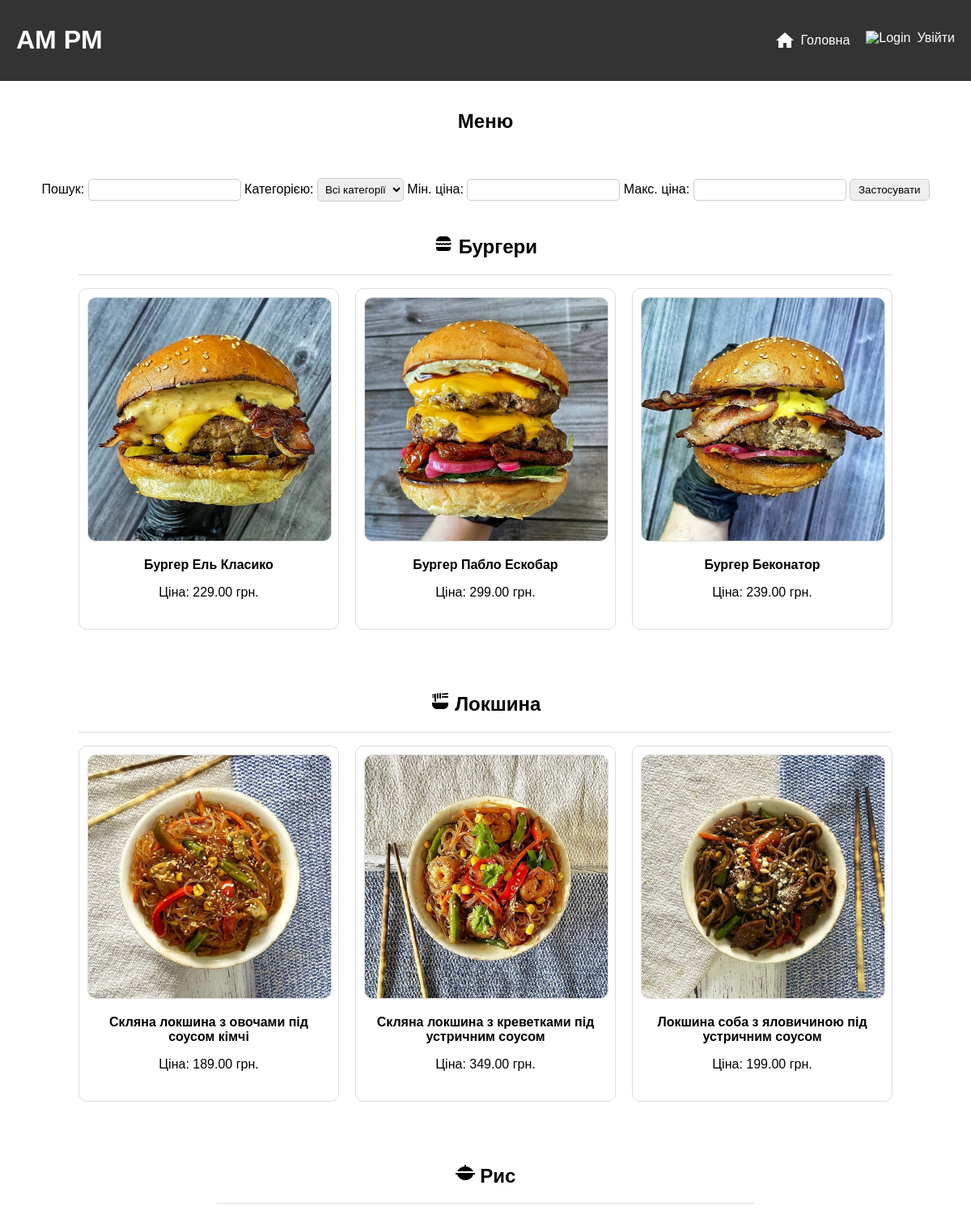
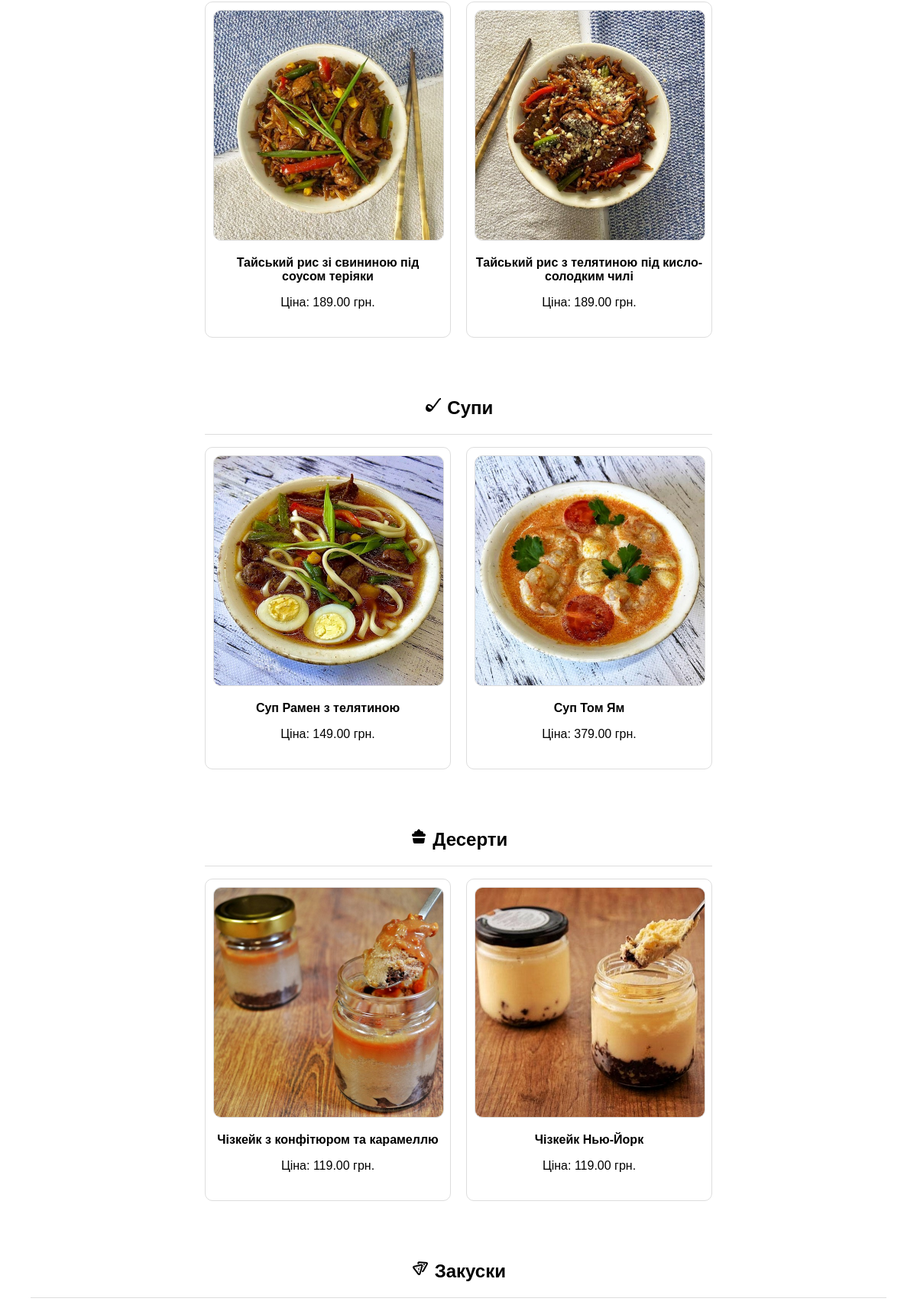
The page / (upper part) on the database its author committed (2 pictures, top to bottom).
### store/models.py (models this page shows, shortened)
class Category(models.Model):
    name = models.CharField(max_length=100)
    icon = models.ImageField(upload_to="media/category_icons/", null=True, blank=True)
    class Meta:
        verbose_name = "Категорія"
        verbose_name_plural = "Категорії"

class Product(models.Model):
    name = models.CharField(max_length=100)
    description = models.TextField()
    price = models.DecimalField(max_digits=10, decimal_places=2)
    category = models.ForeignKey(Category, on_delete=models.CASCADE)
    image = models.ImageField(upload_to="media/product_images/", null=True, blank=True)
    class Meta:
        verbose_name = "Продукт"
        verbose_name_plural = "Продукти"

### store/views.py (the view)
# urls.py: path("", products_list, name="products_list"),
def products_list(request):
    name_query = request.GET.get("name", "")
    category_filter = request.GET.get("category", "")
    price_min = request.GET.get("price_min")
    price_max = request.GET.get("price_max")
    products = Product.objects.all()
    if name_query:
        products = products.filter(name__icontains=name_query)
    if price_min is not None and price_min.isnumeric():
        products = products.filter(price__gte=price_min)
    if price_max is not None and price_max.isnumeric():
        products = products.filter(price__lte=price_max)
    if category_filter:
        products = products.filter(category__name__icontains=category_filter)
    categories_with_products = Category.objects.filter(
        product__in=products
    ).distinct()
    return render(
        request,
        "store/products.html",
        {
            "categories": categories_with_products,
            "products": products,
            "name_query": name_query,
            "category_filter": category_filter,
            "price_min": price_min,
            "price_max": price_max,
        },
    )

### templates/store/products.html (shortened to what this page needs)
{% extends 'base.html' %}
{% block static %}
{% load static %}
<link rel="stylesheet" type="text/css" href="{% static 'store/css/products.css' %}">
{% endblock %}
{% block main %}Меню{% endblock %}
{% block content %}
    <div class="menu-container">
        <form method="get" action="{% url 'products_list' %}" class="search-form">
            <label for="name">Пошук:</label>
            <input type="text" id="name" name="name" value="{{ name_query }}">
            <label for="category">Категорією:</label>
            <select id="category" name="category">
                <option value="" {% if not category_filter %}selected{% endif %}>Всі категорії</option>
            </select>
            <label for="price_min">Мін. ціна:</label>
            <input type="number" id="price_min" name="price_min" value="{{ price_min }}">
            <label for="price_max">Макс. ціна:</label>
            <input type="number" id="price_max" name="price_max" value="{{ price_max }}">
            <button type="submit">Застосувати</button>
        </form>
        <div class="categories-container">
            {% for category in categories %}
                <div class="category-box">
                    <div class="category-text">
                        <h2>{% if category.icon %}
                            <img src="{{ category.icon.url }}" alt="{{ category.name }}" width="50" height="50">
                        {% endif %} {{ category.name }}</h2>
                    </div>
                    <ul class="products-list">
                        {% for product in products %}
                            {% if product.category == category %}
                                <li class="product-box">
                                    {% if product.image %}
                                        <a href="{% url 'product' product_id=product.id %}">
                                            <img src="{{ product.image.url }}" alt="{{ product.name }}" width="100" height="100">
                                        </a>
                                    {% endif %}
                                    <div class="product-info">
                                        <strong>{{ product.name }}</strong>
                                        <br>
                                        <p>Ціна: {{ product.price }} грн.</p>
                                    </div>
                                </li>
                            {% endif %}
                        {% endfor %}
                    </ul>
                </div>
            {% endfor %}
        </div>
    </div>
{% endblock %}

### static/store/css/base.css (style rules this page uses)
html, body { height: 100%; }
body { margin: 0; padding: 0; font-family: 'Unbounded', sans-serif; min-height: 100vh; display: flex; flex-direction: column; }
a { text-decoration: none; color: black; display: flex; align-items: center; transition: color 0.3s; }
input { border: 1px solid #ccc; border-radius: 5px; padding: 5px; font-family: 'Unbounded', sans-serif; }
button { border: 1px solid #ccc; border-radius: 5px; padding: 5px 10px; font-family: 'Unbounded', sans-serif; cursor: pointer; }
select { border: 1px solid #ccc; border-radius: 5px; padding: 5px; font-family: 'Unbounded', sans-serif; }
select option { font-family: 'Unbounded', sans-serif; }

### static/store/css/products.css (style rules this page uses)
.menu-container { text-align: center; margin: 20px auto; }
.categories-container { display: flex; flex-wrap: wrap; justify-content: center; }
.category-box { margin: 10px; padding: 10px; text-align: center; }
.category-text { text-align: center; margin: auto; }
.category-text img { width: 24px; height: 24px; }
.category-text::after { content: ""; display: block; width: 100%; height: 1px; background-color: #ddd; margin-top: 10px; }
.products-list { display: flex; flex-wrap: wrap; gap: 20px; justify-content: center; padding: 0; animation: fadeIn 0.5s ease; }
.product-box { list-style: none; position: relative; width: 300px; border: 1px solid #ddd; padding: 10px; border-radius: 10px; background-color: white; transition: transform 0.3s ease; text-align: center; }
.product-box img { width: 300px; height: 300px; border-radius: 10px; border: 1px solid #ddd; margin-bottom: 10px; }
.product-info { margin-top: 10px; margin-bottom: 10px; }
.product-info p, .product-info button { display: inline-block; }

### rows shown on the page
Category: icon (picture), name "Бургери"
Product: image (picture), name "Бургер Ель Класико", price "229.00"
Product: image (picture), name "Бургер Пабло Ескобар", price "299.00"
Product: image (picture), name "Бургер Беконатор", price "239.00"
Category: icon (picture), name "Локшина"
Product: image (picture), name "Скляна локшина з овочами під соусом кімчі", price "189.00"
Product: image (picture), name "Скляна локшина з креветками під устричним соусом", price "349.00"
Product: image (picture), name "Локшина соба з яловичиною під устричним соусом", price "199.00"
Category: icon (picture), name "Рис"
Product: image (picture), name "Тайський рис зі свининою під соусом теріяки", price "189.00"
Product: image (picture), name "Тайський рис з телятиною під кисло-солодким чилі", price "189.00"
Category: icon (picture), name "Супи"
Product: image (picture), name "Суп Рамен з телятиною", price "149.00"
Product: image (picture), name "Суп Том Ям", price "379.00"
Category: icon (picture), name "Десерти"
Product: image (picture), name "Чізкейк з конфітюром та карамеллю", price "119.00"
Product: image (picture), name "Чізкейк Нью-Йорк", price "119.00"
Category: icon (picture), name "Закуски"
